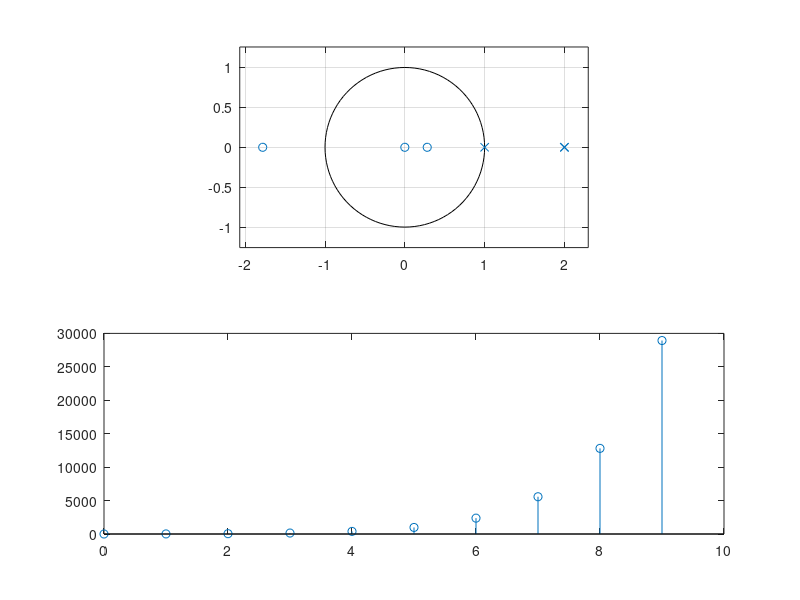

Here is the MATLAB script that generated this plot:
clc;
clear all;
num=[2,3,-1];
den=[1,-5,8,-4];
[r, p, k] = residue (num, den);
subplot(2,1,1);
zplane (num, den);
[g,n] = impz (num, den, 10);
subplot(2,1,2);
stem(n,g);